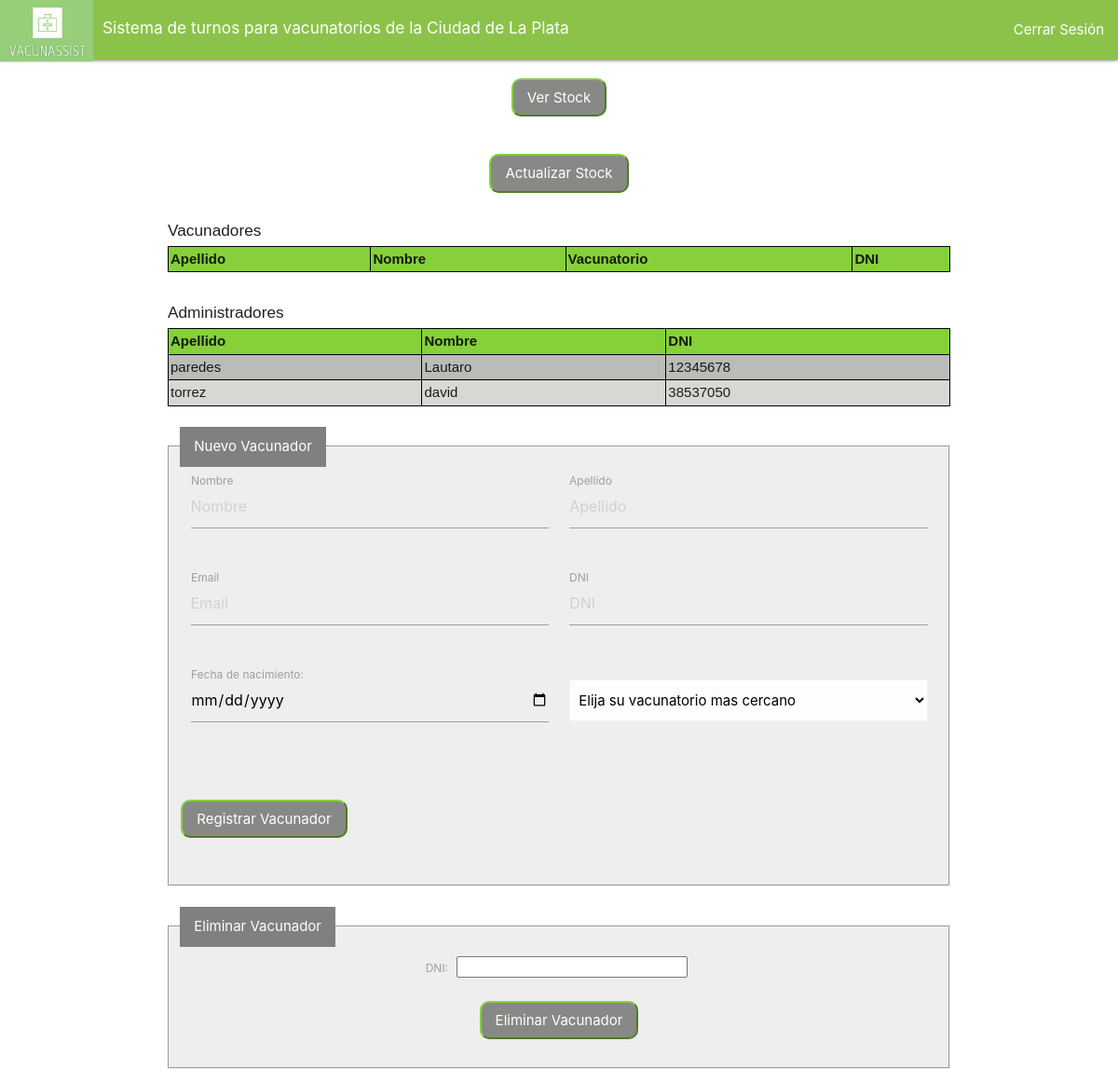
The page /inicio_admin/ on the database as committed earlier.
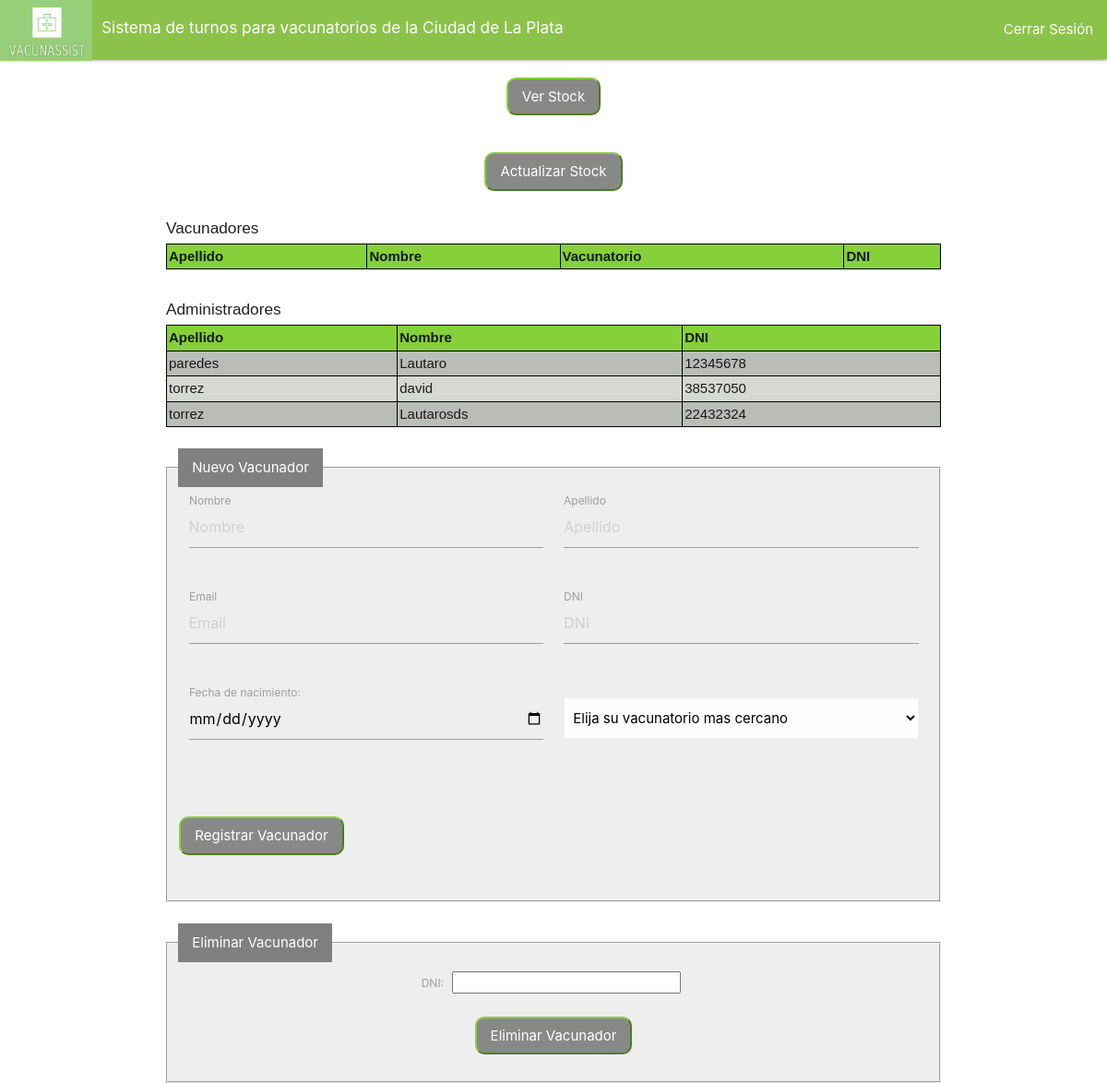
The same page on the database as committed later.
### main/models.py (models this page shows, shortened)
class Administrador(models.Model):
    administrador_nombre= models.CharField(max_length=200)
    administrador_apellido= models.CharField(max_length=20)
    administrador_fechaNac= models.DateTimeField("fecha nacimiento")
    administrador_zona= models.CharField(max_length=200)
    administrador_dni= models.IntegerField()
    administrador_contraseña = models.IntegerField()
    administrador_email= models.EmailField(max_length=254)
    administrador_codigo= models.IntegerField()

### main/views.py (the view, shortened to what this page needs)
# urls.py: path('inicio_admin/' , views.inicio_admin, name= "inicio_admin"),
def inicio_admin(request):
    administradorList= Administrador.objects.all()
    return render(request, "main/inicio_admin.html",{"administradores" : administradorList})

### main/templates/main/inicio_admin.html (shortened to what the changed rows need)
<!DOCTYPE html>
{% load static %}
<html lang="en" dir="ltr">
  <head>
        <link rel="stylesheet" href="https://cdnjs.cloudflare.com/ajax/libs/materialize/1.0.0/css/materialize.min.css">
        <link type='text/css' href="{% static 'css/estilo.css' %}" rel="stylesheet" />
  </head>
  <body bgcolor="FFFFFF">
        <table id:"tableUsers" style="background-color:#D6D8D2; margin: 0 auto;">
          <caption >
            <div class="left"><h6> Vacunadores </h6></div>
          </caption>
          <tr style="background-color:#86D03A">
              <th>Apellido </th>
              <th>Nombre</th>
              <th>Vacunatorio</th>
              <th>DNI</th>
          </tr>
      </table>
      <br>
        <table id:"tableUsers" style="background-color:#D6D8D2; margin: 0 auto;">
          <caption >
            <div class="left"><h6> Administradores </h6></div>
          </caption>
          <tr style="background-color:#86D03A">
              <th>Apellido </th>
              <th>Nombre</th>
              <th>DNI</th>
          </tr>
          <div class="administradores">
            {% for a in administradores %}
            <div class="Administrador">
              <tr style="background-color:#CBCBCB, #B0B0B0">
                <td>{{a.administrador_apellido}} </td>
                <td> {{a.administrador_nombre}}</td>
                <td>{{a.administrador_dni}}</td>
             </tr>
            </div>
            {% endfor %}
          </div>
        </table>
        <br>
          <br>
  </body>
</html>

Rows that differ between the two databases and show on the page:
added Administrador: administrador_apellido "torrez", administrador_nombre "Lautarosds", administrador_dni "22432324"
